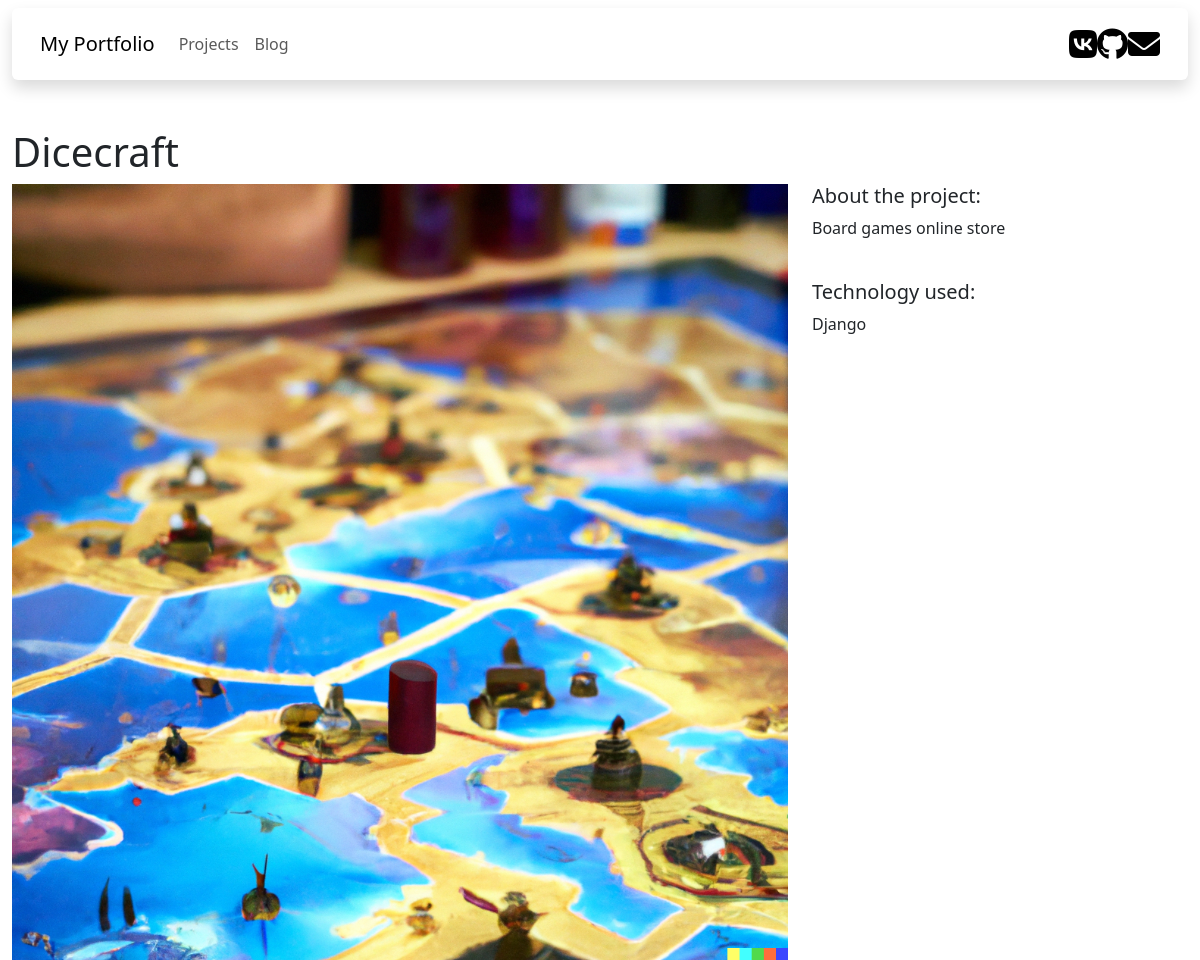
/projects/1/, run on the app's committed database.
### projects/models.py (models this page shows)
class Project(models.Model):
    title = models.CharField(max_length=100)
    description = models.TextField()
    technology = models.CharField(max_length=20)
    image = models.FilePathField(path="D:\Projects\portfolio\static\img")

### projects/views.py (the view)
# urls.py: path("<int:pk>/", views.project_detail, name="project_detail"),
def project_detail(request, pk):
    project = Project.objects.get(pk=pk)
    context = {
        'project': project
    }
    return render(request, 'project_detail.html', context)

### portfolio/templates/project_detail.html
{% extends "base.html" %}
{% load static %}
{% block page_content %}
<h1>{{ project.title }}</h1>
<div class="row">
    <div class="col-md-8">
        <img src="{% static project.image %}" alt="" width="100%">
    </div>
    <div class="col-md-4">
        <h5>About the project:</h5>
        <p>{{ project.description }}</p>
        <br>
        <h5>Technology used:</h5>
        <p>{{ project.technology }}</p>
    </div>
</div>
{% endblock %}

### data on the page
Project: title "Dicecraft", description "Board games online store", technology "Django"
